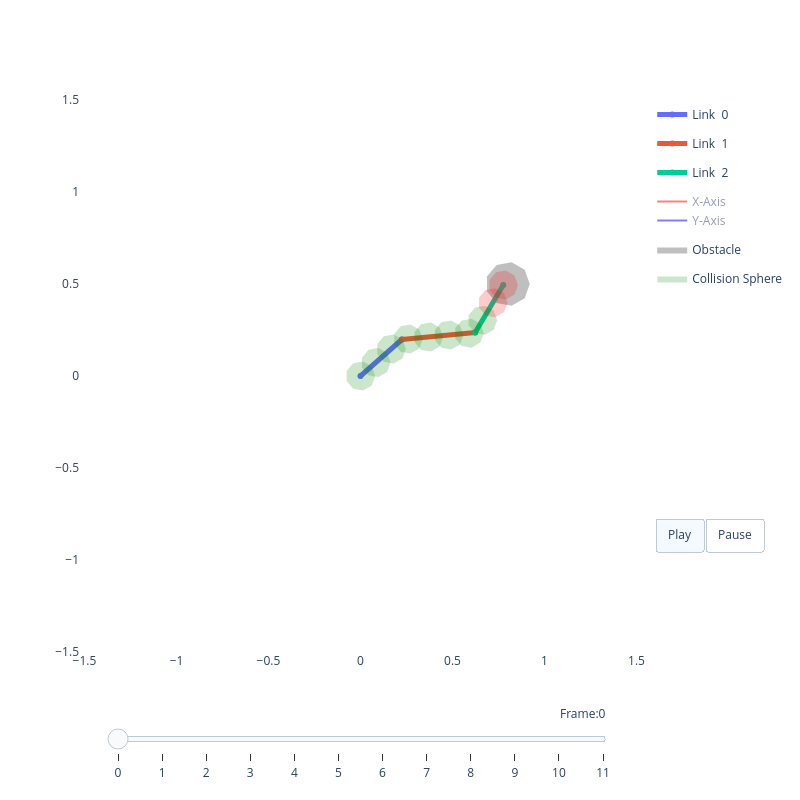

The code cell stored with this chart in its notebook:
### Code cell
# ---- Single-config gradient descent: escape from obstacle ----
device  = torch.device("cuda" if torch.cuda.is_available() else "cpu")
sdf_dev = sdf_hw.to(device)
q_min_t = torch.tensor([-np.pi, -np.pi, -np.pi], device=device)
q_max_t = torch.tensor([ np.pi,  np.pi,  np.pi], device=device)

q = torch.tensor([0.23 * np.pi, -0.2 * np.pi, 0.3 * np.pi], device=device).requires_grad_(True)
opt = torch.optim.SGD([q], lr=0.002)

trajectory = [q.detach().cpu().numpy().copy()]
it, loss_val = 0, 1000.0

while loss_val > 0.01 and it < 100:
    opt.zero_grad()
    q_step  = q.unsqueeze(0)
    spheres = get_world_spheres_torch(q_step, robot)
    dists   = query_sdf_differentiable(sdf_dev, spheres.view(-1, 2), GRID_LENGTH)
    loss    = (compute_collision_cost(dists, eps=0.1, weight=20.0)
               + compute_joint_limits_cost(q_step, q_min_t, q_max_t))
    loss.backward()
    opt.step()
    with torch.no_grad():
        q[:] = torch.clamp(q, -np.pi, np.pi)
    trajectory.append(q.detach().cpu().numpy().copy())
    loss_val = loss.item()
    it += 1
    if it % 10 == 0:
        print(f"iter {it:3d}  loss={loss_val:.4f}  q={np.round(q.detach().cpu().numpy(), 3)}")

viz = RobotViewer(np.stack(trajectory), robot, obstacles=obstacles)
viz.plot()

### Figure 1 — Plotly figure (JSON) as saved in the notebook; plotly's stock layout.template omitted (floating-point values rounded to 4 significant figures)
{"data": [{"line": {"width": 5}, "mode": "lines+markers", "name": "Link  0", "type": "scatter", "x": [0, 0.225], "y": [0, 0.1984]}, {"line": {"width": 5}, "mode": "lines+markers", "name": "Link  1", "type": "scatter", "x": [0.225, 0.6233], "y": [0.1984, 0.236]}, {"line": {"width": 5}, "mode": "lines+markers", "name": "Link  2", "type": "scatter", "x": [0.6233, 0.776], "y": [0.236, 0.4943]}, {"legendgroup": "frame", "line": {"color": "red"}, "mode": "lines", "name": "X-Axis", "showlegend": true, "type": "scatter", "visible": "legendonly", "x": [0, 0.07501], "y": [0, 0.06613]}, {"legendgroup": "frame", "line": {"color": "blue"}, "mode": "lines", "name": "Y-Axis", "showlegend": true, "type": "scatter", "visible": "legendonly", "x": [0, -0.06613], "y": [0, 0.07501]}, {"legendgroup": "frame", "line": {"color": "red"}, "mode": "lines", "name": "X-Axis", "showlegend": false, "type": "scatter", "visible": "legendonly", "x": [0.225, 0.3246], "y": [0.1984, 0.2078]}, {"legendgroup": "frame", "line": {"color": "blue"}, "mode": "lines", "name": "Y-Axis", "showlegend": false, "type": "scatter", "visible": "legendonly", "x": [0.225, 0.2156], "y": [0.1984, 0.2979]}, {"legendgroup": "frame", "line": {"color": "red"}, "mode": "lines", "name": "X-Axis", "showlegend": false, "type": "scatter", "visible": "legendonly", "x": [0.6233, 0.6742], "y": [0.236, 0.3221]}, {"legendgroup": "frame", "line": {"color": "blue"}, "mode": "lines", "name": "Y-Axis", "showlegend": false, "type": "scatter", "visible": "legendonly", "x": [0.6233, 0.5372], "y": [0.236, 0.2869]}, {"legendgroup": "frame", "line": {"color": "red"}, "mode": "lines", "name": "X-Axis", "showlegend": false, "type": "scatter", "visible": "legendonly", "x": [0.776, 0.8269], "y": [0.4943, 0.5803]}, {"legendgroup": "frame", "line": {"color": "blue"}, "mode": "lines", "name": "Y-Axis", "showlegend": false, "type": "scatter", "visible": "legendonly", "x": [0.776, 0.6899], "y": [0.4943, 0.5452]}, {"fill": "toself", "fillcolor": "gray", "legendgroup": "obstacle", "line": {"width": 0}, "mode": "lines", "name": "Obstacle", "opacity": 0.5, "type": "scatter", "x": [0.92, 0.8919, 0.8208, 0.74, 0.6872, 0.6872, 0.74, 0.8208, 0.8919, 0.92], "y": [0.5, 0.5771, 0.6182, 0.6039, 0.541, 0.459, 0.3961, 0.3818, 0.4229, 0.5]}, {"fill": "toself", "fillcolor": "green", "legendgroup": "sphere", "line": {"width": 0}, "mode": "lines", "name": "Collision Sphere", "opacity": 0.2, "showlegend": true, "type": "scatter", "x": [0.08, 0.06128, 0.01389, -0.04, -0.07518, -0.07518, -0.04, 0.01389, 0.06128, 0.08], "y": [0.0, 0.05142, 0.07878, 0.06928, 0.02736, -0.02736, -0.06928, -0.07878, -0.05142, -1.959e-17]}, {"fill": "toself", "fillcolor": "green", "legendgroup": "sphere", "line": {"width": 0}, "mode": "lines", "name": "Collision Sphere", "opacity": 0.2, "showlegend": false, "type": "scatter", "x": [0.1633, 0.1446, 0.09724, 0.04335, 0.00817, 0.00817, 0.04335, 0.09724, 0.1446, 0.1633], "y": [0.07348, 0.1249, 0.1523, 0.1428, 0.1008, 0.04612, 0.004197, -0.005306, 0.02206, 0.07348]}, {"fill": "toself", "fillcolor": "green", "legendgroup": "sphere", "line": {"width": 0}, "mode": "lines", "name": "Collision Sphere", "opacity": 0.2, "showlegend": false, "type": "scatter", "x": [0.2467, 0.228, 0.1806, 0.1267, 0.09152, 0.09152, 0.1267, 0.1806, 0.228, 0.2467], "y": [0.147, 0.1984, 0.2257, 0.2162, 0.1743, 0.1196, 0.07768, 0.06817, 0.09554, 0.147]}, {"fill": "toself", "fillcolor": "green", "legendgroup": "sphere", "line": {"width": 0}, "mode": "lines", "name": "Collision Sphere", "opacity": 0.2, "showlegend": false, "type": "scatter", "x": [0.3382, 0.3195, 0.2721, 0.2182, 0.183, 0.183, 0.2182, 0.2721, 0.3195, 0.3382], "y": [0.2015, 0.253, 0.2803, 0.2708, 0.2289, 0.1742, 0.1322, 0.1227, 0.1501, 0.2015]}, {"fill": "toself", "fillcolor": "green", "legendgroup": "sphere", "line": {"width": 0}, "mode": "lines", "name": "Collision Sphere", "opacity": 0.2, "showlegend": false, "type": "scatter", "x": [0.4488, 0.4301, 0.3827, 0.3288, 0.2937, 0.2937, 0.3288, 0.3827, 0.4301, 0.4488], "y": [0.212, 0.2634, 0.2908, 0.2813, 0.2393, 0.1846, 0.1427, 0.1332, 0.1606, 0.212]}, {"fill": "toself", "fillcolor": "green", "legendgroup": "sphere", "line": {"width": 0}, "mode": "lines", "name": "Collision Sphere", "opacity": 0.2, "showlegend": false, "type": "scatter", "x": [0.5595, 0.5407, 0.4933, 0.4395, 0.4043, 0.4043, 0.4395, 0.4933, 0.5407, 0.5595], "y": [0.2224, 0.2739, 0.3012, 0.2917, 0.2498, 0.1951, 0.1532, 0.1437, 0.171, 0.2224]}, {"fill": "toself", "fillcolor": "green", "legendgroup": "sphere", "line": {"width": 0}, "mode": "lines", "name": "Collision Sphere", "opacity": 0.2, "showlegend": false, "type": "scatter", "x": [0.6701, 0.6514, 0.604, 0.5501, 0.5149, 0.5149, 0.5501, 0.604, 0.6514, 0.6701], "y": [0.2329, 0.2843, 0.3117, 0.3022, 0.2603, 0.2055, 0.1636, 0.1541, 0.1815, 0.2329]}, {"fill": "toself", "fillcolor": "green", "legendgroup": "sphere", "line": {"width": 0}, "mode": "lines", "name": "Collision Sphere", "opacity": 0.2, "showlegend": false, "type": "scatter", "x": [0.7429, 0.7241, 0.6767, 0.6229, 0.5877, 0.5877, 0.6229, 0.6767, 0.7241, 0.7429], "y": [0.303, 0.3544, 0.3818, 0.3723, 0.3303, 0.2756, 0.2337, 0.2242, 0.2516, 0.303]}, {"fill": "toself", "fillcolor": "red", "legendgroup": "sphere", "line": {"width": 0}, "mode": "lines", "name": "Collision Sphere", "opacity": 0.2, "showlegend": false, "type": "scatter", "x": [0.7994, 0.7807, 0.7333, 0.6794, 0.6442, 0.6442, 0.6794, 0.7333, 0.7807, 0.7994], "y": [0.3986, 0.45, 0.4774, 0.4679, 0.426, 0.3713, 0.3293, 0.3198, 0.3472, 0.3986]}, {"fill": "toself", "fillcolor": "red", "legendgroup": "sphere", "line": {"width": 0}, "mode": "lines", "name": "Collision Sphere", "opacity": 0.2, "showlegend": false, "type": "scatter", "x": [0.856, 0.8373, 0.7899, 0.736, 0.7008, 0.7008, 0.736, 0.7899, 0.8373, 0.856], "y": [0.4943, 0.5457, 0.573, 0.5635, 0.5216, 0.4669, 0.425, 0.4155, 0.4428, 0.4943]}], "layout": {"height": 800, "paper_bgcolor": "white", "plot_bgcolor": "white", "showlegend": true, "sliders": [{"currentvalue": {"prefix": "Frame:", "visible": true, "xanchor": "right"}, "len": 0.9, "pad": {"b": 10, "t": 50}, "steps": [{"args": [["0"], {"frame": {"duration": 100, "redraw": true}, "mode": "immediate", "transition": {"duration": 0}}], "label": "0", "method": "animate"}, {"args": [["1"], {"frame": {"duration": 100, "redraw": true}, "mode": "immediate", "transition": {"duration": 0}}], "label": "1", "method": "animate"}, {"args": [["2"], {"frame": {"duration": 100, "redraw": true}, "mode": "immediate", "transition": {"duration": 0}}], "label": "2", "method": "animate"}, {"args": [["3"], {"frame": {"duration": 100, "redraw": true}, "mode": "immediate", "transition": {"duration": 0}}], "label": "3", "method": "animate"}, {"args": [["4"], {"frame": {"duration": 100, "redraw": true}, "mode": "immediate", "transition": {"duration": 0}}], "label": "4", "method": "animate"}, {"args": [["5"], {"frame": {"duration": 100, "redraw": true}, "mode": "immediate", "transition": {"duration": 0}}], "label": "5", "method": "animate"}, {"args": [["6"], {"frame": {"duration": 100, "redraw": true}, "mode": "immediate", "transition": {"duration": 0}}], "label": "6", "method": "animate"}, {"args": [["7"], {"frame": {"duration": 100, "redraw": true}, "mode": "immediate", "transition": {"duration": 0}}], "label": "7", "method": "animate"}, {"args": [["8"], {"frame": {"duration": 100, "redraw": true}, "mode": "immediate", "transition": {"duration": 0}}], "label": "8", "method": "animate"}, {"args": [["9"], {"frame": {"duration": 100, "redraw": true}, "mode": "immediate", "transition": {"duration": 0}}], "label": "9", "method": "animate"}, {"args": [["10"], {"frame": {"duration": 100, "redraw": true}, "mode": "immediate", "transition": {"duration": 0}}], "label": "10", "method": "animate"}, {"args": [["11"], {"frame": {"duration": 100, "redraw": true}, "mode": "immediate", "transition": {"duration": 0}}], "label": "11", "method": "animate"}], "transition": {"duration": 0}, "x": 0.5, "xanchor": "center", "y": 0, "yanchor": "top"}], "updatemenus": [{"buttons": [{"args": [null, {"frame": {"duration": 100, "redraw": false}, "fromcurrent": true}], "label": "Play", "method": "animate"}, {"args": [[null], {"frame": {"duration": 0, "redraw": true}, "mode": "immediate", "transition": {"duration": 0}}], "label": "Pause", "method": "animate"}], "direction": "left", "pad": {"r": 10, "t": 87}, "showactive": true, "type": "buttons", "x": 1.025, "xanchor": "left", "y": 0.4, "yanchor": "top"}], "width": 800, "xaxis": {"range": [-1.5, 1.5], "scaleanchor": "y", "scaleratio": 1, "showgrid": false, "zeroline": false}, "yaxis": {"range": [-1.5, 1.5], "scaleanchor": "x", "scaleratio": 1, "showgrid": false, "zeroline": false}}}
